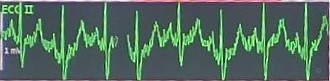
#> input picture crop_graph.jpeg, 330 x 81 px
$ jupyter execute dig_graph.ipynb
#> lines starting #> are read from the running program, lines starting #| are printed output that depends on the picture; after the words box and inside, x2 and y2 are one past the last pixel; in counts of white or black regions, pixels touching at a corner belong together
[cell 1]
import cv2
import numpy as np
import matplotlib.pyplot as plt
from PIL import Image

YOLO v5 Model for graph digitization is trained and weights are saved and stored in weights folder as 'yolov5_full.pth'

[cell 2]
image = cv2.imread('./crop_graph.jpeg', cv2.IMREAD_GRAYSCALE)
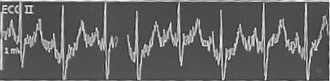
#> image: shape (81, 330); min 25, max 255, mean 98.8
# Image.fromarray(image)
image = cv2.GaussianBlur(image, (5, 5), 0)
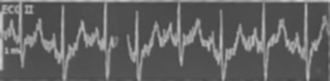
#> image: shape (81, 330); min 69, max 208, mean 98.4
_, binary_image = cv2.threshold(image, 128, 255, cv2.THRESH_BINARY_INV)
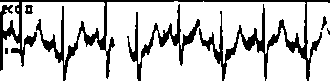
#> binary_image: shape (81, 330); 79.6% white; 6 black regions (2 under 20 px), largest, box (x1, y1, x2, y2) and area: (0, 0, 330, 81) 4317, (127, 4, 200, 81) 1011, (25, 5, 33, 14) 53, (321, 16, 327, 30) 40
kernel = np.ones((2, 2), np.uint8)
binary_image = cv2.dilate(binary_image, kernel, iterations=1)
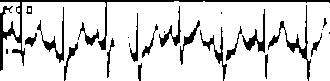
#> binary_image: shape (81, 330); 85.4% white; 26 black regions (7 under 20 px), largest, box (x1, y1, x2, y2) and area: (0, 0, 330, 71) 1297, (268, 5, 311, 81) 418, (37, 7, 64, 63) 272
binary_image = cv2.erode(binary_image, kernel, iterations=2)
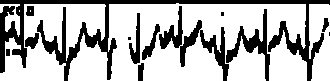
#> binary_image: shape (81, 330); 71.6% white; 13 black regions (3 under 20 px), largest, box (x1, y1, x2, y2) and area: (0, 0, 330, 81) 4669, (159, 6, 229, 81) 1235, (226, 9, 270, 81) 795
plt.imshow(binary_image)

[cell 3]
binary_image
first_rows = []
last_rows = []
avg_rows = []
for col in range(binary_image.shape[1]):
    col_values = binary_image[5:-5, col]
    row_indices = np.where(col_values == 255)[0]
    if len(row_indices) > 0:
        first_rows.append(row_indices[0])
        last_rows.append(row_indices[-1])
        avg_rows.append(sum(row_indices)/len(row_indices))
    else:
        first_rows.append(1)
        last_rows.append(binary_image.shape[0]-1)
        avg_rows.append(binary_image.shape[0])
#> this loop made 330 passes
#> row_indices on passes 1 to 3: [0, 1, 2, 3, 4, 5, 6, 7, 68, 69, 70], [0, 1, 2, 3, 4, 5, 6, 7, 68, 69, 70], [0, 1, 2, 3, 4, 5, 6, 68, 69, 70]
#> after the loop, avg_rows = 330 values, max 81 at index 307, min 1.5 at index 265, mean 35.05; first_rows = 330 values, max 63 at index 23, min 0 at index 0, mean 1.24; last_rows = 330 values, max 80 at index 307, min 3 at index 265, mean 68.33

x = range(len(first_rows))
y = []
for i in range(len(first_rows)):
    if first_rows[i] is not None and last_rows[i] is not None:
        midpoint = (first_rows[i] + last_rows[i]) / 2
        # y.append(binary_image.shape[0] -midpoint)
        y.append(binary_image.shape[0] -avg_rows[i])
#> this loop made 330 passes
#> midpoint on passes 1 to 12: 35, 35, 35, 35, 35, 35, 35, 35, 35, 35, 35, 35
#> after the loop, y = 330 values, max 79.5 at index 265, min 0 at index 307, mean 45.95

# Smooth the y values using a moving average
# window_size=12
conv_kernel = np.ones(4)
# conv_kernel = np.array([1,2,4,8,4,2,1])
window_size = np.sum(conv_kernel)
y_smoothed = np.convolve(y, conv_kernel / window_size, mode='same')
#> y_smoothed = 330 values, max 69.04 at index 267, min 16.2 at index 307, mean 45.8


# Plot the midpoints as a 2D map
plt.plot(x, y_smoothed)
plt.show()
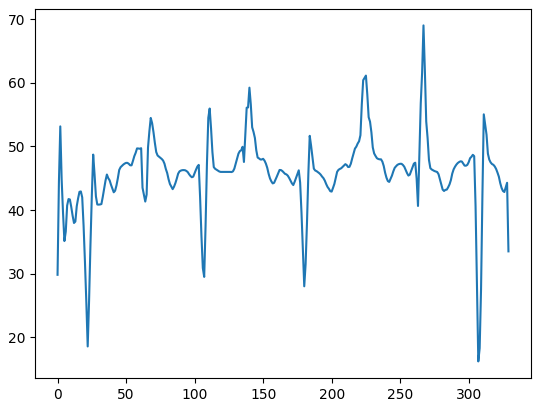
#> figure drawn by matplotlib, 1 panel; curve peaks at x = 267, y = 69.04
